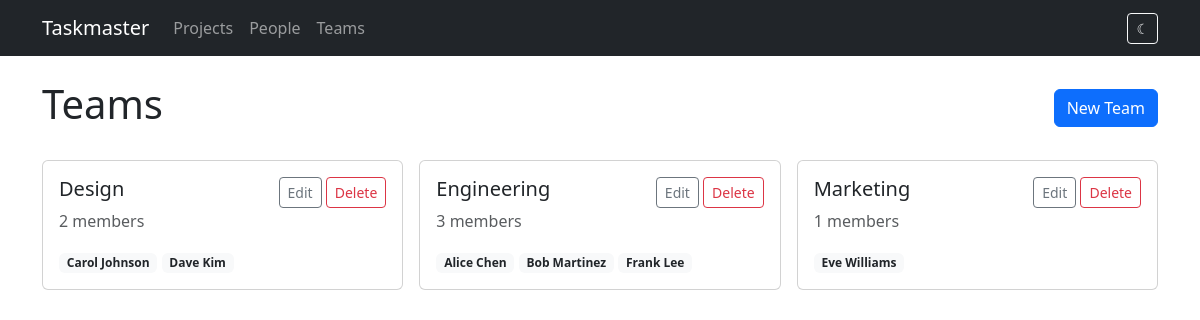
The page /teams on the database its author committed.
### models.py (models this page shows)
class Team(db.Model):
    id = db.Column(db.Integer, primary_key=True)
    name = db.Column(db.String(120), nullable=False)
    members = db.relationship('Person', backref='team', lazy=True)

class Person(db.Model):
    id = db.Column(db.Integer, primary_key=True)
    name = db.Column(db.String(120), nullable=False)
    email = db.Column(db.String(120))
    team_id = db.Column(db.Integer, db.ForeignKey('team.id'))
    assignments = db.relationship('TaskAssignment', backref='person', lazy=True)

### routes/teams.py (the view)
@bp.route('/teams')
def list_teams():
    teams = Team.query.order_by(Team.name).all()
    return render_template('teams/list.html', teams=teams)

### templates/teams/list.html (shortened to what this page needs)
{% extends "base.html" %}
{% block content %}
<div class="d-flex justify-content-between align-items-center mb-4">
    <h1>Teams</h1>
    <a href="{{ url_for('teams.new_team') }}" class="btn btn-primary">New Team</a>
</div>
{% if teams %}
<div class="row g-3">
    {% for team in teams %}
    <div class="col-md-6 col-lg-4">
        <div class="card card-hover h-100">
            <div class="card-body">
                <div class="d-flex justify-content-between align-items-start">
                    <h5 class="card-title">{{ team.name }}</h5>
                    <div>
                        <a href="{{ url_for('teams.edit_team', id=team.id) }}" class="btn btn-outline-secondary btn-sm">Edit</a>
                        <form method="post" action="{{ url_for('teams.delete_team', id=team.id) }}" class="d-inline"
                              onsubmit="return confirm('Delete this team?')">
                            <button type="submit" class="btn btn-outline-danger btn-sm">Delete</button>
                        </form>
                    </div>
                </div>
                <p class="text-muted">{{ team.members|length }} members</p>
                {% if team.members %}
                <div>
                    {% for member in team.members %}
                    <a href="{{ url_for('people.detail', id=member.id) }}" class="badge bg-light text-dark text-decoration-none">
                        {{ member.name }}
                    </a>
                    {% endfor %}
                </div>
                {% endif %}
            </div>
        </div>
    </div>
    {% endfor %}
</div>
{% else %}
<div class="text-center py-5">
    <p class="text-muted">No teams yet.</p>
    <a href="{{ url_for('teams.new_team') }}" class="btn btn-primary">Create the first team</a>
</div>
{% endif %}
{% endblock %}

### rows shown on the page
Team: name "Design", members|length "2"
Person: name "Carol Johnson"
Person: name "Dave Kim"
Team: name "Engineering", members|length "3"
Person: name "Alice Chen"
Person: name "Bob Martinez"
Person: name "Frank Lee"
Team: name "Marketing", members|length "1"
Person: name "Eve Williams"
